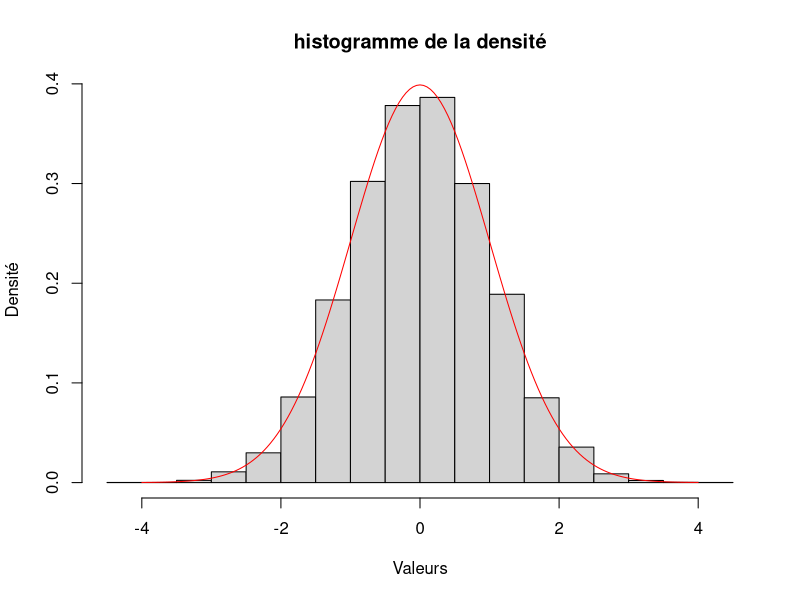

This chart was generated by the following R code:
n=5000
Xn= c() # Suite de VAR Xn
Yn= c() #Suite de VAR Yn
for (i in 1:n) {
U=runif(1) #Variable aléatoire U
R= sqrt(-2*log(U)) #valeur de R
V=runif(1) #Variable aléatoire V
teta=2*pi*V
X= R*cos(teta)
Y=R*sin(teta)
Xn[i]=X
Yn[i]=Y
}
#loi normale
normale=rnorm(n)
sortie=c(Xn, Yn, normale)
traceLoiNormale <- seq(-4,4,by=0.05)
y<-dnorm(traceLoiNormale, mean=0, sd=1)
#representation histogramme
hist(sortie, main="histogramme de la densité", ylab= "Densité", xlab=
"Valeurs", probability = TRUE)
#representation fonction gaussienne
lines(traceLoiNormale, y, col="red")
